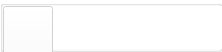
<?xml version="1.0" encoding="UTF-8"?>
<ui version="4.0">
 <class>GroupBox_c</class>
 <widget class="QGroupBox" name="GroupBox_c">
  <property name="enabled">
   <bool>true</bool>
  </property>
  <property name="geometry">
   <rect>
    <x>0</x>
    <y>0</y>
    <width>222</width>
    <height>52</height>
   </rect>
  </property>
  <property name="minimumSize">
   <size>
    <width>220</width>
    <height>50</height>
   </size>
  </property>
  <property name="maximumSize">
   <size>
    <width>222</width>
    <height>52</height>
   </size>
  </property>
  <property name="windowTitle">
   <string>GroupBox</string>
  </property>
  <property name="styleSheet">
   <string notr="true">background-color: white;font: bold 14px;</string>
  </property>
  <layout class="QHBoxLayout" name="horizontalLayout">
   <property name="spacing">
    <number>0</number>
   </property>
   <property name="leftMargin">
    <number>0</number>
   </property>
   <property name="topMargin">
    <number>0</number>
   </property>
   <property name="rightMargin">
    <number>0</number>
   </property>
   <property name="bottomMargin">
    <number>0</number>
   </property>
   <item>
    <widget class="QPushButton" name="pushButton">
     <property name="enabled">
      <bool>false</bool>
     </property>
     <property name="minimumSize">
      <size>
       <width>50</width>
       <height>50</height>
      </size>
     </property>
     <property name="maximumSize">
      <size>
       <width>50</width>
       <height>50</height>
      </size>
     </property>
     <property name="text">
      <string/>
     </property>
     <property name="autoDefault">
      <bool>false</bool>
     </property>
    </widget>
   </item>
   <item>
    <widget class="QLabel" name="label">
     <property name="minimumSize">
      <size>
       <width>170</width>
       <height>0</height>
      </size>
     </property>
     <property name="maximumSize">
      <size>
       <width>170</width>
       <height>16777215</height>
      </size>
     </property>
     <property name="styleSheet">
      <string notr="true">qproperty-alignment: 'AlignCenter';font-size: 13px;</string>
     </property>
     <property name="text">
      <string/>
     </property>
     <property name="indent">
      <number>0</number>
     </property>
    </widget>
   </item>
  </layout>
 </widget>
 <resources/>
 <connections/>
</ui>
